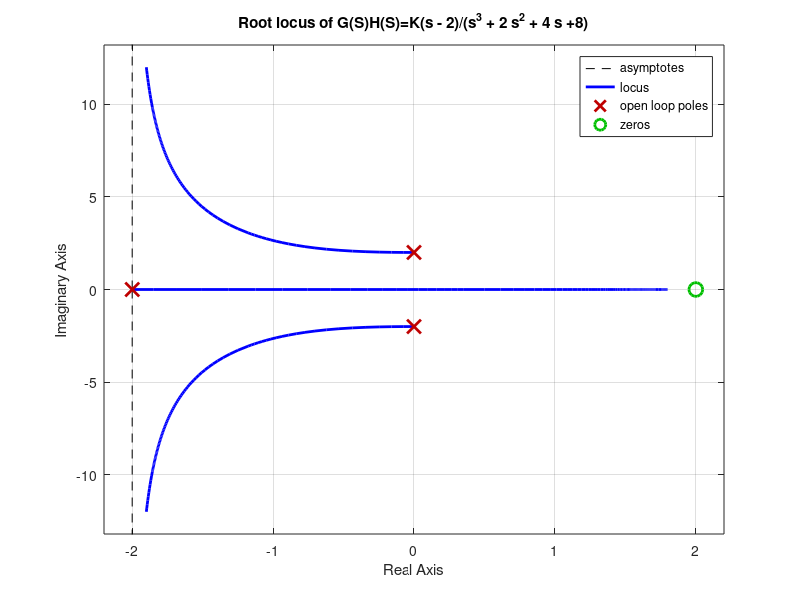

Reproduce this figure in MATLAB.
num=[1 -2] 
denum=[1 2 4 8] 
sys=tf(num,denum) 
rlocus(sys) 
title('Root locus of G(S)H(S)=K(s - 2)/(s^3 + 2 s^2 + 4 s +8)')